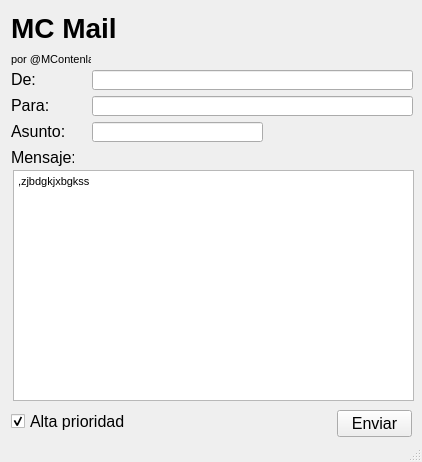
<?xml version="1.0" encoding="UTF-8"?>
<ui version="4.0">
 <class>MailMainWindow</class>
 <widget class="QMainWindow" name="MailMainWindow">
  <property name="geometry">
   <rect>
    <x>0</x>
    <y>0</y>
    <width>422</width>
    <height>462</height>
   </rect>
  </property>
  <property name="minimumSize">
   <size>
    <width>422</width>
    <height>462</height>
   </size>
  </property>
  <property name="maximumSize">
   <size>
    <width>422</width>
    <height>462</height>
   </size>
  </property>
  <property name="windowTitle">
   <string>MC Mail</string>
  </property>
  <property name="autoFillBackground">
   <bool>false</bool>
  </property>
  <property name="animated">
   <bool>false</bool>
  </property>
  <widget class="QWidget" name="centralwidget">
   <widget class="QTextEdit" name="mensaje">
    <property name="geometry">
     <rect>
      <x>13</x>
      <y>170</y>
      <width>401</width>
      <height>231</height>
     </rect>
    </property>
    <property name="font">
     <font>
      <pointsize>9</pointsize>
     </font>
    </property>
    <property name="html">
     <string>&lt;!DOCTYPE HTML PUBLIC &quot;-//W3C//DTD HTML 4.0//EN&quot; &quot;http://www.w3.org/TR/REC-html40/strict.dtd&quot;&gt;
&lt;html&gt;&lt;head&gt;&lt;meta name=&quot;qrichtext&quot; content=&quot;1&quot; /&gt;&lt;style type=&quot;text/css&quot;&gt;
p, li { white-space: pre-wrap; }
&lt;/style&gt;&lt;/head&gt;&lt;body style=&quot; font-family:'MS Shell Dlg 2'; font-size:9pt; font-weight:400; font-style:normal;&quot;&gt;
&lt;p style=&quot; margin-top:0px; margin-bottom:0px; margin-left:0px; margin-right:0px; -qt-block-indent:0; text-indent:0px;&quot;&gt;&lt;span style=&quot; font-size:8pt;&quot;&gt;,zjbdgkjxbgkss&lt;/span&gt;&lt;/p&gt;&lt;/body&gt;&lt;/html&gt;</string>
    </property>
   </widget>
   <widget class="QLabel" name="titulo">
    <property name="geometry">
     <rect>
      <x>11</x>
      <y>11</y>
      <width>110</width>
      <height>34</height>
     </rect>
    </property>
    <property name="font">
     <font>
      <pointsize>21</pointsize>
      <weight>75</weight>
      <bold>true</bold>
     </font>
    </property>
    <property name="text">
     <string>MC Mail</string>
    </property>
   </widget>
   <widget class="QLabel" name="subtitulo">
    <property name="geometry">
     <rect>
      <x>11</x>
      <y>51</y>
      <width>80</width>
      <height>16</height>
     </rect>
    </property>
    <property name="font">
     <font>
      <pointsize>8</pointsize>
      <weight>50</weight>
      <bold>false</bold>
     </font>
    </property>
    <property name="text">
     <string>por @MContenla</string>
    </property>
   </widget>
   <widget class="QLineEdit" name="para">
    <property name="geometry">
     <rect>
      <x>92</x>
      <y>96</y>
      <width>321</width>
      <height>20</height>
     </rect>
    </property>
   </widget>
   <widget class="QLabel" name="para_tag">
    <property name="geometry">
     <rect>
      <x>11</x>
      <y>96</y>
      <width>37</width>
      <height>19</height>
     </rect>
    </property>
    <property name="font">
     <font>
      <pointsize>12</pointsize>
     </font>
    </property>
    <property name="text">
     <string>Para:</string>
    </property>
   </widget>
   <widget class="QCheckBox" name="prioridad">
    <property name="geometry">
     <rect>
      <x>11</x>
      <y>410</y>
      <width>120</width>
      <height>23</height>
     </rect>
    </property>
    <property name="font">
     <font>
      <pointsize>12</pointsize>
     </font>
    </property>
    <property name="text">
     <string>Alta prioridad</string>
    </property>
    <property name="checked">
     <bool>true</bool>
    </property>
   </widget>
   <widget class="QPushButton" name="enviar">
    <property name="geometry">
     <rect>
      <x>337</x>
      <y>410</y>
      <width>75</width>
      <height>27</height>
     </rect>
    </property>
    <property name="font">
     <font>
      <pointsize>12</pointsize>
      <weight>50</weight>
      <bold>false</bold>
     </font>
    </property>
    <property name="text">
     <string>Enviar</string>
    </property>
   </widget>
   <widget class="QLineEdit" name="asunto">
    <property name="geometry">
     <rect>
      <x>92</x>
      <y>122</y>
      <width>171</width>
      <height>20</height>
     </rect>
    </property>
   </widget>
   <widget class="QLabel" name="de_tag">
    <property name="geometry">
     <rect>
      <x>11</x>
      <y>70</y>
      <width>25</width>
      <height>19</height>
     </rect>
    </property>
    <property name="font">
     <font>
      <pointsize>12</pointsize>
     </font>
    </property>
    <property name="frameShape">
     <enum>QFrame::NoFrame</enum>
    </property>
    <property name="frameShadow">
     <enum>QFrame::Plain</enum>
    </property>
    <property name="lineWidth">
     <number>0</number>
    </property>
    <property name="text">
     <string>De:</string>
    </property>
   </widget>
   <widget class="QLineEdit" name="de">
    <property name="geometry">
     <rect>
      <x>92</x>
      <y>70</y>
      <width>321</width>
      <height>20</height>
     </rect>
    </property>
    <property name="readOnly">
     <bool>true</bool>
    </property>
   </widget>
   <widget class="QLabel" name="asunto_tag">
    <property name="geometry">
     <rect>
      <x>11</x>
      <y>122</y>
      <width>56</width>
      <height>19</height>
     </rect>
    </property>
    <property name="font">
     <font>
      <pointsize>12</pointsize>
     </font>
    </property>
    <property name="text">
     <string>Asunto:</string>
    </property>
   </widget>
   <widget class="QLabel" name="mensaje_tag">
    <property name="geometry">
     <rect>
      <x>11</x>
      <y>148</y>
      <width>63</width>
      <height>19</height>
     </rect>
    </property>
    <property name="font">
     <font>
      <pointsize>12</pointsize>
     </font>
    </property>
    <property name="text">
     <string>Mensaje:</string>
    </property>
   </widget>
  </widget>
  <widget class="QStatusBar" name="statusbar"/>
 </widget>
 <resources/>
 <connections/>
</ui>
